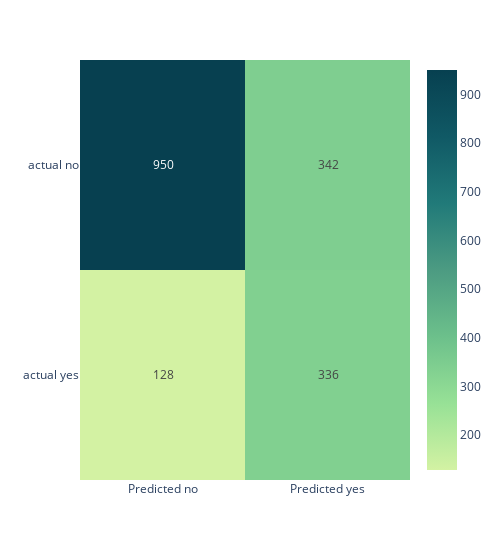

Notebook source saved alongside this figure:
### Code cell
check_model(XGB, threshold=0.25, is_xgb=True)

### Figure 1 — Plotly figure (JSON) as saved in the notebook; plotly's stock layout.template omitted (floating-point values rounded to 4 significant figures)
{"data": [{"coloraxis": "coloraxis", "hovertemplate": "x: %{x}<br>y: %{y}<br>color: %{z}<extra></extra>", "name": "0", "texttemplate": "%{z}", "type": "heatmap", "x": ["Predicted no", "Predicted yes"], "xaxis": "x", "y": ["actual no", "actual yes"], "yaxis": "y", "z": [[950, 342], [128, 336]]}], "layout": {"coloraxis": {"colorscale": [[0, "rgb(211, 242, 163)"], [0.1667, "rgb(151, 225, 150)"], [0.3333, "rgb(108, 192, 139)"], [0.5, "rgb(76, 155, 130)"], [0.6667, "rgb(33, 122, 121)"], [0.8333, "rgb(16, 89, 101)"], [1, "rgb(7, 64, 80)"]]}, "margin": {"t": 60}, "width": 500, "xaxis": {"anchor": "y", "domain": [0, 1]}, "yaxis": {"anchor": "x", "autorange": "reversed", "domain": [0, 1]}}}
